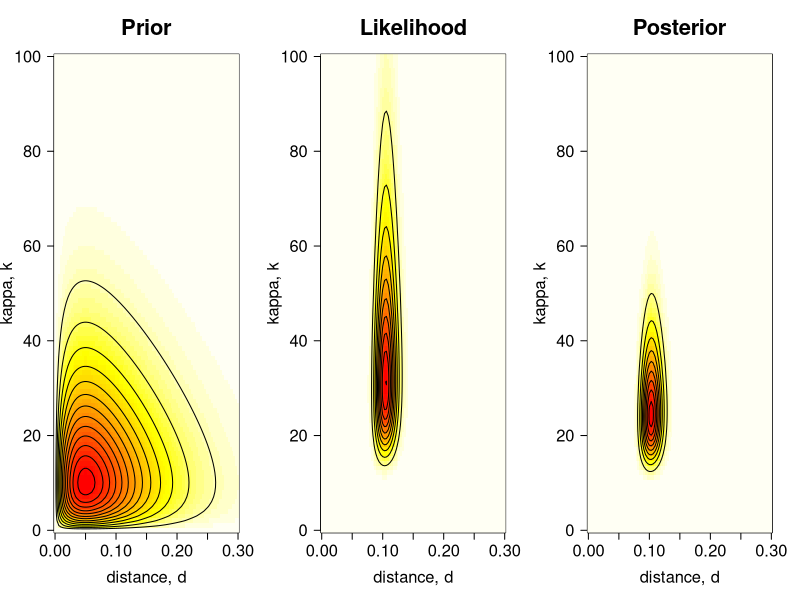
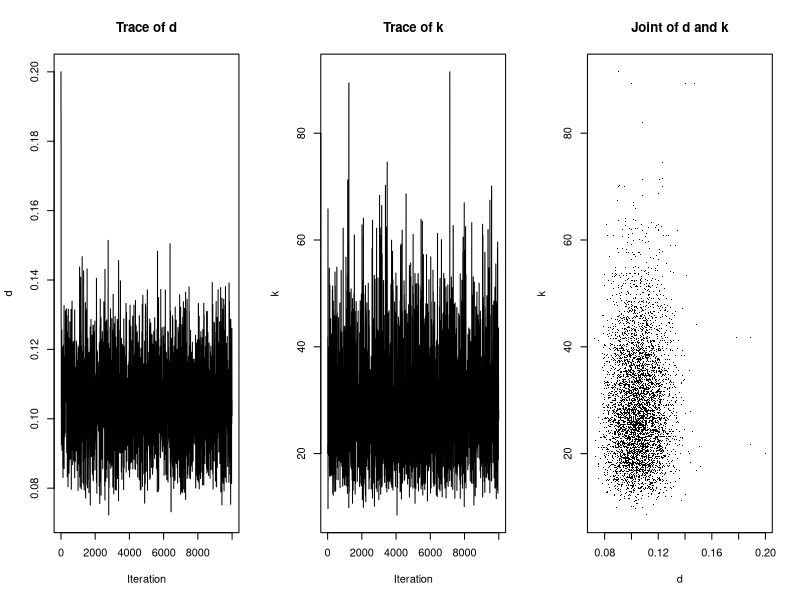
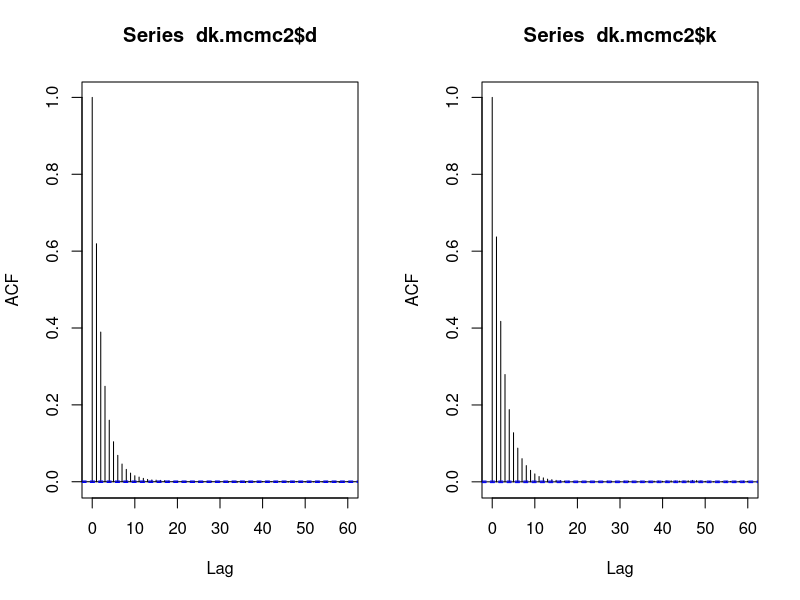
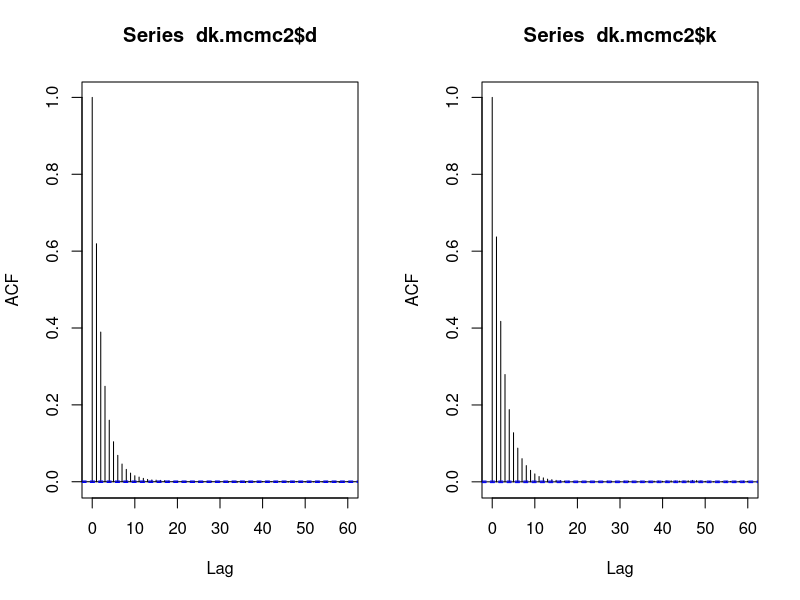
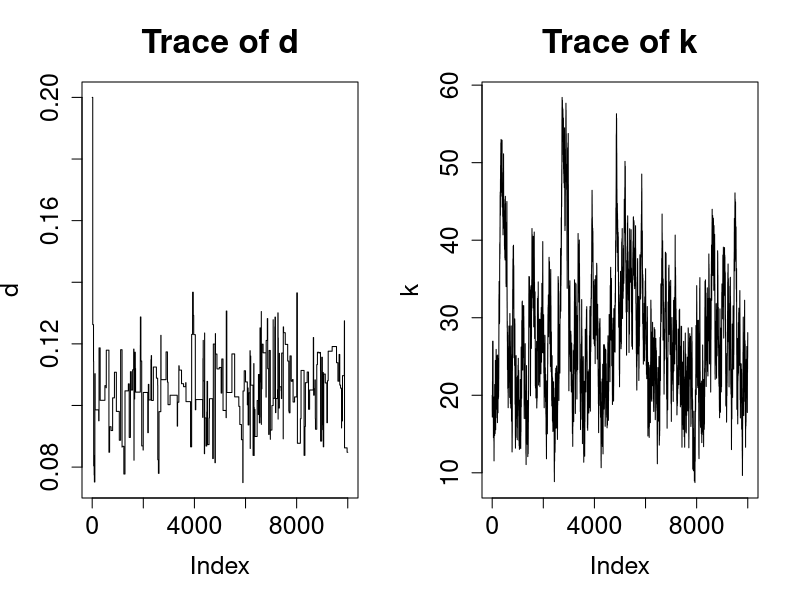

Write the R code that produced these figures, in order. (Note: a time limit stopped this script after it produced the figures.)
rm(list=ls())

#######################
# PART 1: Introduction
#######################

# The data are the 12S rRNA alignment of human and orangutang, with 948 base pairs and 
# 90 differences (84 transitions and 6 transversions).
# Example data from Table 1.3, p.7 of Yang (2014) Molecular Evolution: A Statistical 
# Approach. Oxford University Press.

n <- 948 # length of alignment in bp
ns <- 84 # total number of transitions (23+30+10+21)
nv <- 6  # total number of transversions (1+0+2+0+2+1+0+0)
 
V <- nv/n # proportion of transversional differences
S <- ns/n # proportion of transitional differences

# log-likelihood function, f(D|d,k), using Kimura's (1980) substitution model
# see p.8 in Yang (2014)

k80.lnL <- function(d, k, n=948, ns=84, nv=6) {
 
 p0 <- .25 + .25 * exp(-4*d/(k+2)) + .5 * exp(-2*d*(k+1)/(k+2))
 p1 <- .25 + .25 * exp(-4*d/(k+2)) - .5 * exp(-2*d*(k+1)/(k+2))
 p2 <- .25 - .25 * exp(-4*d/(k+2))
 
 return ((n - ns - nv) * log(p0/4) +
        ns * log(p1/4) + nv * log(p2/4))
}

# function that returns the logarithm of the unscaled posterior, f(d) * f(k) * f(D|d,k)
# by default we set the priors as f(d) = Gamma(d | 2, 20) and f(k) = Gamma(k | 2, .1)
ulnP <- function(d, k, n=948, ns=84, nv=6,
                 a.d=2, b.d=20, a.k=2, b.k=.1)
 
 return (dgamma(d, a.d, b.d, log=TRUE) +
        dgamma(k, a.k, b.k, log=TRUE) +
        k80.lnL(d, k, n, ns, nv))
        

dim <- 100  # dimension for the plot
d.v <- seq(from=0, to=0.3, len=dim) # vector of d values
k.v <- seq(from=0, to=100, len=dim) # vector of k values
dk <- expand.grid(d=d.v, k=k.v)
 
par(mfrow=c(1, 3))


# Prior surface, f(D)f(k)
Pri <- matrix(dgamma(dk$d, 2, 20) * dgamma(dk$k, 2, .1),
       ncol=dim)
 
image(d.v, k.v, -Pri, las=1, col=heat.colors(50),
      main="Prior", xlab="distance, d",
      ylab="kappa, k", cex.main=2.0,
      cex.lab=1.5, cex.axis=1.5)
 
contour(d.v, k.v, Pri, nlev=10, drawlab=FALSE, add=TRUE)
 
# Likelihood surface, f(D|d,k)
lnL <- matrix(k80.lnL(d=dk$d, k=dk$k), ncol=dim)
 
# for numerical reasons, we scale the likelihood to be 1
# at the maximum, i.e. we subtract max(lnL)
L <- exp(lnL - max(lnL))  
 
image(d.v, k.v, -L, las=1, col=heat.colors(50),
      main="Likelihood", xlab="distance, d",
      ylab="kappa, k", cex.main=2.0,
      cex.lab=1.5, cex.axis=1.5)
 
contour(d.v, k.v, L, nlev=10,
        drawlab=FALSE, add=TRUE) # creates a contour plot
 # Unscaled posterior surface, f(d)f(k)f(D|d,k)
Pos <- Pri * L
 
image(d.v, k.v, -Pos, las=1, col=heat.colors(50),
      main="Posterior", xlab="distance, d",
      ylab="kappa, k", cex.main=2.0,
      cex.lab=1.5, cex.axis=1.5)
 
contour(d.v, k.v, Pos, nlev=10,
        drawlab=FALSE, add=TRUE)
        
        
##########################################
# PART 2: Markov Chain Monte Carlo (MCMC)
##########################################

# We now obtain the posterior distribution by MCMC sampling.
# In most practical problems, constant z cannot be calculated (either
# analytically or numerically), and so the MCMC algorithm becomes necessary.

# Draft MCMC algorithm:
# 1. Set initial states for d and k.
# 2. Propose a new state d* (from an appropriate proposal density).
# 3. Accept or reject the proposal with probability
#      min(1, p(d*)p(x|d*) / p(d)p(x|d))
#      If the proposal is accepted set d=d*, otherwise d=d.
# 4. Save d.
# 5. Repeat 2-4 for k.
# 6. Go to step 2.

mcmcf <- function(init.d, init.k, N, w.d, w.k) {
  # init.d and init.k are the initial states
  # N is the number of 'generations' the algorithm is run for.
  # w.d is the 'width' of the proposal density for d.
  # w.k is the 'width' of the proposal density for k.
 
  # keep the visited values of d and k.
  d <- k <- numeric(N+1)
  d[1] <- init.d
  k[1] <- init.k
  acc.d <- acc.k <- 0 # number of acceptances
 
  for (i in 1:N) {
    # we use uniform densities with reflection
    # to propose new d* and k* states
 
    # propose and accept/reject new d
    d.prop <- abs(d[i] + runif(1, -w.d/2, w.d/2))
    lnalpha <- ulnP(d.prop, k[i]) - ulnP(d[i], k[i])
    # if ru < alpha accept proposed d*:
    if (lnalpha > 0 || runif(1, 0, 1) < exp(lnalpha)) {
      d[i+1] <- d.prop; acc.d  <- acc.d + 1
    }
    # else reject it:
    else d[i+1] <- d[i]
        # propose and accept/reject new k
    k.prop <- abs(k[i] + runif(1, -w.k/2, w.k/2))
    lnalpha <- ulnP(d[i], k.prop) - ulnP(d[i], k[i])
    # if ru < alpha accept proposed k*:
    if (lnalpha > 0 || runif(1, 0, 1) < exp(lnalpha)) {
      k[i+1] <- k.prop; acc.k  <- acc.k + 1
    }
    # else reject it:
    else k[i+1] <- k[i]
  }
 
  # print out the proportion of times
  # the proposals were accepted
  print("Acceptance proportions (d, k):")
  print(c(acc.d/N, acc.k/N))
 
  # return vector of d and k visited during MCMC
  return (list(d=d, k=k))
}

# Test run-time:
system.time(mcmcf(0.2, 20, 1e4, .12, 180)) # about 0.7s
# Run again and save MCMC output:
dk.mcmc <- mcmcf(0.2, 20, 1e4, .12, 180) 

par(mfrow=c(1,3))
 
# trace plot of d
plot(dk.mcmc$d, ty='l', xlab="Iteration", ylab="d", main="Trace of d")
# trace plot of k
plot(dk.mcmc$k, ty='l', xlab="Iteration", ylab="k", main="Trace of k")
 
# We can also plot the joint sample of d and k
# (points sampled from posterior surface)
plot(dk.mcmc$d, dk.mcmc$k, pch='.', xlab="d", ylab="k", main="Joint of d and k")

##########################################
# PART 3: Efficiency of the MCMC chain
##########################################

# Values sampled in an MCMC chain are autocorrelated because new states
# are either the previous state or a modification of it.
# The efficiency of an MCMC chain is closely related to the autocorrelation.
# Intuitively, if the autocorrelation is high, the chain will be inefficient,
# i.e. we will need to run the chain for a long time to obtain a good
# approximation to the posterior distribution.
# The efficiency of a chain is defined as:
# eff = 1 / (1 + 2(r1 + r2 + r3 + ...))
# where ri is the correlation for lag i.

# run a very long chain (1e6 generations take about 1.2min in my MacBook Air)
# to calculate efficiency

# run a very long chain (1e6 generations take about
# 1.2min in my MacBook Air) to calculate efficiency
dk.mcmc2 <- mcmcf(0.2, 20, 1e6, .12, 180)
 
# R's acf function (for AutoCorrelation Function) 
par(mfrow=c(1,2))
acf(dk.mcmc2$d)
acf(dk.mcmc2$k)
 
# Define efficiency function
eff <- function(acf) 1 / (1 + 2 * sum(acf$acf[-1]))
 
# the efficiencies are roughly 22% and 20% for d and k respectively:
eff(acf(dk.mcmc2$d)) # [1] 0.2255753 # mcmcf(0.2, 20, 1e7, .12, 180)
eff(acf(dk.mcmc2$k)) # [1] 0.2015054 # mcmcf(0.2, 20, 1e7, .12, 180)


#To illustrate inefficient chains, we will run our MCMC again by using a proposal density
#with a too large step size for d, and another with a too small step size for k.

# The window width for the d proposal density is too large,
# while it is too small for k
dk.mcmc3 <- mcmcf(0.2, 20, 1e4, 3, 5)
 
par(mfrow=c(1,2))
# because proposal width for d is too large,
# chain gets stuck at same values of d:
plot(dk.mcmc3$d, ty='l', main="Trace of d", cex.main=2.0,
     cex.lab=1.5, cex.axis=1.5, ylab="d")
 
# whereas proposal width for k is too small,
# so chain moves slowly:
plot(dk.mcmc3$k, ty='l', main="Trace of k", cex.main=2.0,
     cex.lab=1.5, cex.axis=1.5, ylab="k")
     
dk.mcmc4 <- mcmcf(0.2, 20, 1e6, 3, 5)
 
# Efficiencies are roughly 1.5% for d, and 0.35% for k:
eff(acf(dk.mcmc4$d, lag.max=2e3)) # [1] 0.01530385  # mcmcf(0.2, 20, 1e7, 3, 5)
eff(acf(dk.mcmc4$k, lag.max=2e3)) # [1] 0.003493112 # mcmcf(0.2, 20, 1e7, 3, 5)

# plot the traces for efficient (part 2) and inefficient chains

par(mfrow=c(2,2))
 
plot(dk.mcmc$d, ty='l', las=1, ylim=c(.05,.2),
     main="Trace of d, efficient chain", xlab='',
     ylab="Distance, d", cex.main=2.0, cex.lab=1.5)
plot(dk.mcmc3$d, ty='l', las=1, ylim=c(.05,.2),
     main="Trace of d, inefficient chain", xlab='',
     ylab='', cex.main=2.0, cex.lab=1.5)
plot(dk.mcmc$k, ty='l', las=1, ylim=c(0,100),
     main="Trace of k, efficient chain",
     xlab='', ylab="ts/tv ratio, k",
     cex.main=2.0, cex.lab=1.5)
plot(dk.mcmc3$k, ty='l', las=1, ylim=c(0,100),
     main="Trace of k, inefficient chain",
     xlab='', ylab='', cex.main=2.0, cex.lab=1.5)
     
####################################
# PART 4: Checking for convergence
####################################

# Efficient chain (good proposal step sizes)
dk.mcmc.b <- mcmcf(0.05, 5, 1e4, .12, 180)
# Inefficient chain (bad proposal step sizes)
dk.mcmc3.b <- mcmcf(0.05, 5, 1e4, 3, 5)

# plot and compare histograms
par(mfrow=c(1,2))
bks <- seq(from=0, to=105, by=1)
 
hist(dk.mcmc.b$k, prob=TRUE, breaks=bks, border=NA,
     col=rgb(0, 0, 1, .5), las=1, xlab="kappa",
     xlim=c(0,100), ylim=c(0,.055))
 
hist(dk.mcmc$k, prob=TRUE, breaks=bks, border=NA,
     col=rgb(.5, .5, .5, .5), add=TRUE)
 
hist(dk.mcmc3.b$k, prob=TRUE, breaks=bks, border=NA,
     col=rgb(0, 0, 1, .5), las=1, xlab="kappa",
     xlim=c(0,100), ylim=c(0,.055))
 
hist(dk.mcmc3$k, prob=TRUE, breaks=bks, border=NA,
     col=rgb(.5, .5, .5, .5), add=TRUE)

# to calculate the posterior
# posterior means (similar for efficient chains):
mean(dk.mcmc$d); mean(dk.mcmc.b$d)
mean(dk.mcmc$k); mean(dk.mcmc.b$k)
 
# posterior means (not so similar for the inefficient chains):
mean(dk.mcmc3$d); mean(dk.mcmc3.b$d)
mean(dk.mcmc3$k); mean(dk.mcmc3.b$k)

# efficient chain, standard error of the means
sqrt(1/1e4 * var(dk.mcmc$d) / 0.23) # roughly 2.5e-4
sqrt(1/1e4 * var(dk.mcmc$k) / 0.20) # roughly 0.2
 
# inefficient chain, standard error of the means
sqrt(1/1e4 * var(dk.mcmc3$d) / 0.015) # roughly 9.7e-4
sqrt(1/1e4 * var(dk.mcmc3$k) / 0.003) # roughly 1.6

# plot densities (smoothed histograms) for the efficient and inefficient chains
par(mfrow=c(1,2)); adj <- 1.5
# Efficient chains:
plot(density(dk.mcmc.b$k, adj=adj), col="blue", las=1,
     xlim=c(0, 100), ylim=c(0, .05), xaxs="i", yaxs="i")
lines(density(dk.mcmc$k, adj=adj), col="black")
 
# Inefficient chains:
plot(density(dk.mcmc3.b$k, adj=adj), col="blue", las=1,
     xlim=c(0, 100), ylim=c(0, .05), xaxs="i", yaxs="i")
lines(density(dk.mcmc3$k, adj=adj), col="black")
